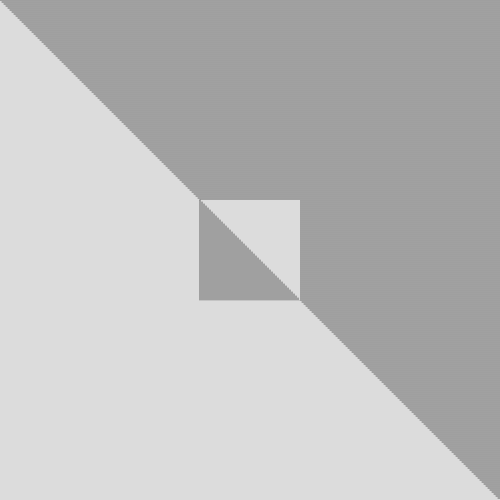
Frame 1 (no input)
Frame 60 (no input): identical to frame 1, image omitted
Frame 120 (the mouse pressed at the canvas centre since frame 60): identical to frame 1, image omitted

The p5.js sketch that drew this single still picture (run headless with seeded random() and noise() and a simulated clock; from frame 60 on, the mouse is pressed at the canvas centre):

// p5.js sketch
// ── sketch.js
function setup() {
  createCanvas(500, 500);
  background(220);
  
  var i = 0;
  while (i < 500){
    stroke(100);
    line(i, i, width, i);
    i = i + 2;
  }
  
  noStroke();
  fill(220);
  rect(200, 200, 100, 100);
  var y = 200;
  while(y < 300){
    stroke(100);
    line(y, y, y, 300);
    y += 2;
  }
}

function draw() {
  
}
